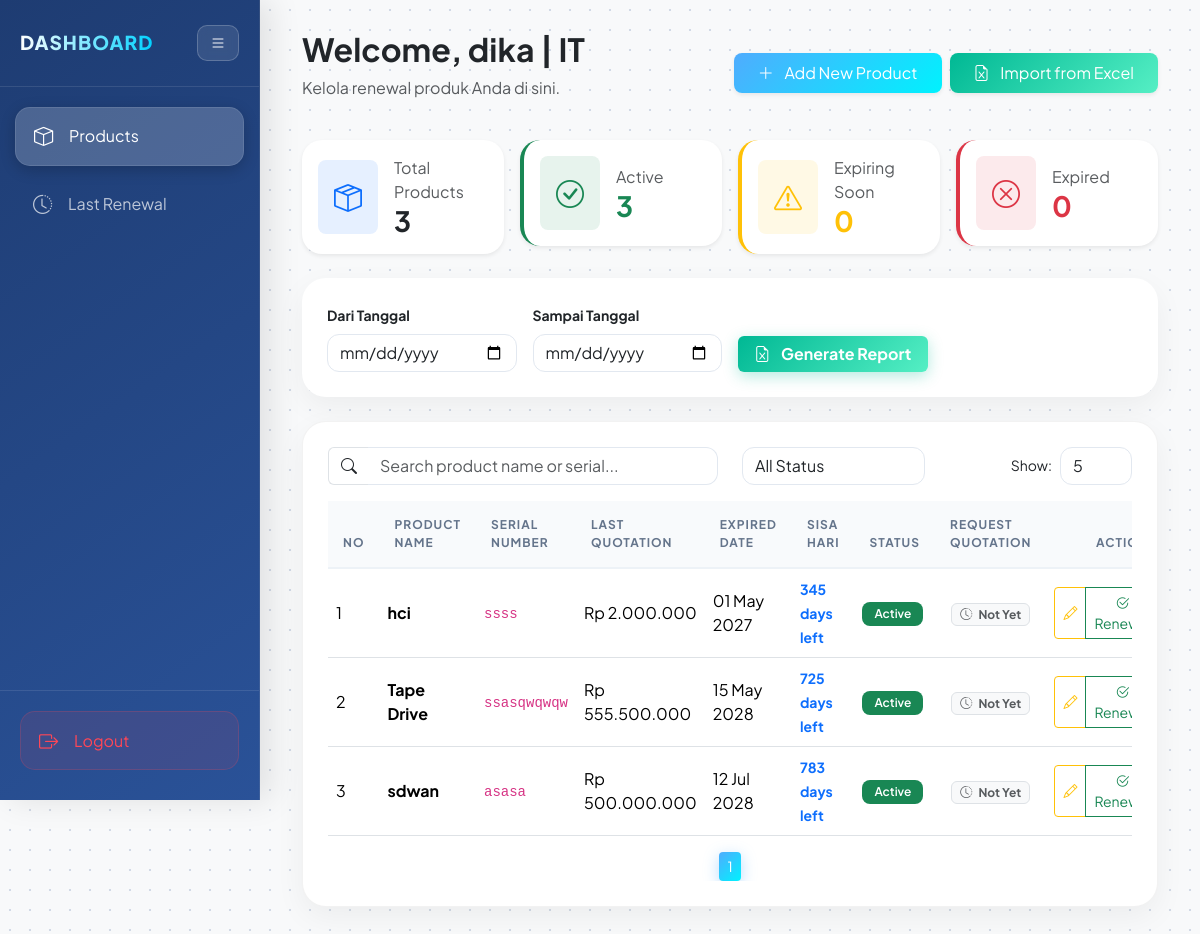
/public/index.php?page=user_dashboard (signed in), run on the app's committed database.
### tables this page shows
CREATE TABLE `products` (
  `id` int(11) NOT NULL,
  `product_name` varchar(255) NOT NULL,
  `serial_number` varchar(255) NOT NULL,
  `expired_date` date NOT NULL,
  `harga_renewal` bigint(20) NOT NULL,
  `payment_status` enum('done') NOT NULL,
  `payment_date` date NOT NULL,
  `request_count` int(11) NOT NULL,
  `user_id` int(11) NOT NULL
);

### controllers/ProductController.php (called while the page is built, shortened)
<?php
require_once __DIR__ . "/../models/Product.php";
class ProductController
{
    private $model;
    public function __construct($koneksi)
    {
        $this->model = new ProductModel($koneksi);
    }
    public function index()
    {
        $user_id = $_SESSION['id_user'];
        $productsResult = $this->model->getAllProducts($user_id);
        $data = [];
        $activeCount = 0;
        $expiringCount = 0;
        $expiredCount = 0;
        $today = date("Y-m-d");
        while ($row = mysqli_fetch_assoc($productsResult)) {
            $expired = $row['expired_date'];
            if (empty($expired)) {
                $status = "unknown";
                $color = "secondary";
                $sisa_hari = null;
            } else {
                $diff = floor((strtotime($expired) - strtotime($today)) / 86400);
                $sisa_hari = (int)$diff;
                if ($diff < 0) {
                    $status = "expired";
                    $color = "danger";
                    $expiredCount++;
                } elseif ($diff <= 60 && $diff >= 0) {
                    $status = "expiring";
                    $color = "warning";
                    $expiringCount++;
                } else {
                    $status = "active";
                    $color = "success";
                    $activeCount++;
                }
            }
            $row['status'] = $status;
            $row['color'] = $color;
            $row['sisa_hari'] = $sisa_hari;
            $data[] = $row;
        }
        $products = $data;
        $totalProducts = count($products);
        include __DIR__ . "/../views/products/index.php";
    }
}

### models/Product.php (called while the page is built, shortened)
<?php
class ProductModel
{
    private $db;
    public function __construct($koneksi)
    {
        $this->db = $koneksi;
    }
    public function getAllProducts($user_id)
    {
        $sql = "SELECT * FROM products WHERE user_id = ? ORDER BY expired_date ASC";
        $stmt = $this->db->prepare($sql);
        $stmt->bind_param("i", $user_id);
        $stmt->execute();
        return $stmt->get_result();
    }
}

### views/products/index.php (the view, shortened to what this page needs)
<!DOCTYPE html>
<html lang="id">
<head>
    <link href="https://cdn.jsdelivr.net/npm/bootstrap@5.3.2/dist/css/bootstrap.min.css" rel="stylesheet" />
    <link rel="stylesheet" href="https://cdn.jsdelivr.net/npm/bootstrap-icons@1.11.1/font/bootstrap-icons.min.css">
</head>
<body>
    <div class="wrapper">
        <?php require_once __DIR__ . '/../layouts/sidebar.php'; ?>
        <div id="main-content">
            <div class="container-fluid">
                <div class="d-flex justify-content-between align-items-center mb-4">
                    <div>
                        <h2 class="fw-bold text-dark">
                            Welcome, <?= htmlspecialchars($_SESSION['username'] ?? 'User') ?>
                            <span class="fw-bold text-dark"> | <?= htmlspecialchars($_SESSION['departemen'] ?? '-') ?></span>
                        </h2>
                        <p class="text-muted">Kelola renewal produk Anda di sini.</p>
                    </div>
                    <div class="d-flex gap-2">
                        <button class="btn btn-primary px-4 py-2 shadow-sm rounded-3" data-bs-toggle="modal" data-bs-target="#createProductModal">
                            <i class="bi bi-plus-lg me-2"></i> Add New Product
                        </button>
                        <button class="btn btn-success px-4 py-2 shadow-sm rounded-3" data-bs-toggle="modal" data-bs-target="#importExcelModal">
                            <i class="bi bi-file-earmark-excel me-2"></i> Import from Excel
                        </button>
                    </div>
                </div>
                <div class="row g-3 mb-4">
                    <div class="col-md-3">
                        <div class="card stat-card bg-white shadow-sm p-3">
                            <div class="d-flex align-items-center">
                                <div class="bg-primary bg-opacity-10 p-3 rounded-3 me-3 text-primary">
                                    <i class="bi bi-box-seam fs-3"></i>
                                </div>
                                <div>
                                    <p class="text-muted mb-0">Total Products</p>
                                    <h3 class="fw-bold mb-0"><?= $totalProducts ?></h3>
                                </div>
                            </div>
                        </div>
                    </div>
                    <div class="col-md-3">
                        <div class="card stat-card bg-white shadow-sm p-3 border-start border-4 border-success">
                            <div class="d-flex align-items-center">
                                <div class="bg-success bg-opacity-10 p-3 rounded-3 me-3 text-success">
                                    <i class="bi bi-check-circle fs-3"></i>
                                </div>
                                <div>
                                    <p class="text-muted mb-0">Active</p>
                                    <h3 class="fw-bold mb-0 text-success"><?= $activeCount ?></h3>
                                </div>
                            </div>
                        </div>
                    </div>
                    <div class="col-md-3">
                        <div class="card stat-card bg-white shadow-sm p-3 border-start border-4 border-warning">
                            <div class="d-flex align-items-center">
                                <div class="bg-warning bg-opacity-10 p-3 rounded-3 me-3 text-warning">
                                    <i class="bi bi-exclamation-triangle fs-3"></i>
                                </div>
                                <div>
                                    <p class="text-muted mb-0">Expiring Soon</p>
                                    <h3 class="fw-bold mb-0 text-warning"><?= $expiringCount ?></h3>
                                </div>
                            </div>
                        </div>
                    </div>
                    <div class="col-md-3">
                        <div class="card stat-card bg-white shadow-sm p-3 border-start border-4 border-danger">
                            <div class="d-flex align-items-center">
                                <div class="bg-danger bg-opacity-10 p-3 rounded-3 me-3 text-danger">
                                    <i class="bi bi-x-circle fs-3"></i>
                                </div>
                                <div>
                                    <p class="text-muted mb-0">Expired</p>
                                    <h3 class="fw-bold mb-0 text-danger"><?= $expiredCount ?></h3>
                                </div>
                            </div>
                        </div>
                    </div>
                </div>
                <div class="card-custom mb-4">
                    <form action="/renewal-system/public/index.php" method="GET" class="row g-3 align-items-end">
                        <div class="col-md-3">
                            <label class="form-label fw-bold small">Dari Tanggal</label>
                            <input type="date" name="start_date" class="form-control">
                        </div>
                        <div class="col-md-3">
                            <label class="form-label fw-bold small">Sampai Tanggal</label>
                            <input type="date" name="end_date" class="form-control">
                        </div>
                        <div class="col-md-3">
                            <button type="submit" class="btn btn-success w-100 fw-bold">
                                <i class="bi bi-file-earmark-excel me-2"></i> Generate Report
                            </button>
                        </div>
                    </form>
                </div>
                <div class="table-container">
                    <div class="row mb-3">
                        <div class="col-md-6">
                            <div class="input-group">
                                <span class="input-group-text bg-transparent border-end-0"><i class="bi bi-search"></i></span>
                                <input type="text" id="searchProduct" class="form-control border-start-0" placeholder="Search product name or serial...">
                            </div>
                        </div>
                        <div class="col-md-3">
                            <select id="filterExpired" class="form-select">
                                <option value="">All Status</option>
                            </select>
                        </div>
                        <div class="col-md-3 text-end">
                            <div class="d-flex align-items-center justify-content-end">
                                <span class="me-2 small">Show:</span>
                                <select id="rowsPerPage" class="form-select w-auto">
                                    <option value="5">5</option>
                                </select>
                            </div>
                        </div>
                    </div>
                    <div class="table-responsive">
                        <table class="table table-hover align-middle" id="productTable">
                            <thead>
                                <tr>
                                    <th>No</th>
                                    <th>Product Name</th>
                                    <th>Serial Number</th>
                                    <th>Last Quotation</th>
                                    <th>Expired Date</th>
                                    <th>Sisa Hari</th>
                                    <th>Status</th>
                                    <th>Request Quotation</th>
                                    <th class="text-center">Action</th>
                                </tr>
                            </thead>
                            <tbody>
                                <?php if (!empty($products)) : $no = 1;
                                    foreach ($products as $product) :
                                        $statusClass = ($product['status'] == 'expired') ? 'danger' : (($product['status'] == 'expiring') ? 'warning text-dark' : 'success');
                                ?>
                                        <tr>
                                            <td><?= $no++ ?></td>
                                            <td class="fw-bold"><?= htmlspecialchars($product['product_name']) ?></td>
                                            <td><code><?= htmlspecialchars($product['serial_number']) ?></code></td>
                                            <td>Rp <?= number_format($product['harga_renewal'], 0, ',', '.') ?></td>
                                            <td><?= date('d M Y', strtotime($product['expired_date'])) ?></td>
                                            <td>
                                                <?php if ($product['sisa_hari'] < 0): ?>
                                                    <span class="text-danger small fw-bold">Expired <?= abs($product['sisa_hari']) ?> days ago</span>
                                                <?php else: ?>
                                                    <span class="text-primary small fw-bold"><?= $product['sisa_hari'] ?> days left</span>
                                                <?php endif; ?>
                                            </td>
                                            <td><span class="badge bg-<?= $statusClass ?> badge-status"><?= ucfirst($product['status']) ?></span></td>
                                            <td class="text-center">
                                                <?php if ($product['request_count'] > 0): ?>
                                                    <span class="badge bg-info text-dark">
                                                        <i class="bi bi-send-check me-1"></i><?= $product['request_count'] ?> Requested
                                                    </span>
                                                <?php else: ?>
                                                    <span class="badge bg-light text-muted border">
                                                        <i class="bi bi-clock-history me-1"></i> Not Yet
                                                    </span>
                                                <?php endif; ?>
                                            </td>
                                            <td class="text-center">
                                                <div class="btn-group">
                                                    <button class="btn btn-sm btn-outline-warning btn-update"
                                                        data-id="<?= $product['id'] ?>"
                                                        data-name="<?= htmlspecialchars($product['product_name']) ?>"
                                                        data-serial="<?= htmlspecialchars($product['serial_number']) ?>"
                                                        data-harga="<?= $product['harga_renewal'] ?>"
                                                        data-expired="<?= $product['expired_date'] ?>"
                                                        data-request="<?= $product['request_count'] ?>">
                                                        <i class="bi bi-pencil"></i>
                                                    </button>
                                                    <button class="btn btn-sm btn-outline-success done-btn" data-id="<?= $product['id'] ?>">
                                                        <i class="bi bi-check2-circle"></i> Renewal
                                                    </button>
                                                </div>
                                            </td>
                                        </tr>
                                    <?php endforeach;
                                else: ?>
                                    <tr>
                                        <td colspan="8" class="text-center py-4">No data found</td>
                                    </tr>
                                <?php endif; ?>
                            </tbody>
                        </table>
                        <div id="pagination" class="mt-3 d-flex justify-content-center"></div>
                    </div>
                </div>
            </div>
        </div>
    </div>
</body>
</html>

### data on the page
products: product_name "hci", serial_number "ssss", harga_renewal "2.000.000", expired_date "01 May 2027", sisa_hari "345", status "Active", request_count 0 (drawn)
products: product_name "Tape Drive", serial_number "ssasqwqwqw", harga_renewal "555.500.000", expired_date "15 May 2028", sisa_hari "725", status "Active", request_count 0 (drawn)
products: product_name "sdwan", serial_number "asasa", harga_renewal "500.000.000", expired_date "12 Jul 2028", sisa_hari "783", status "Active", request_count 0 (drawn)

### other printed values
$_SESSION['username'] "dika"
$_SESSION['departemen'] "IT"
$totalProducts "3"
$activeCount "3"
$expiringCount "0"
$expiredCount "0"
